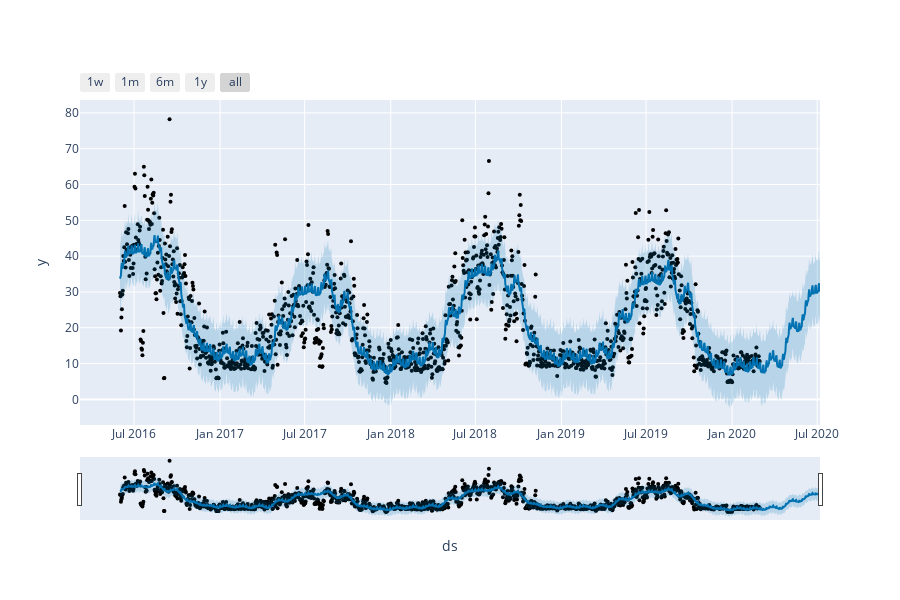
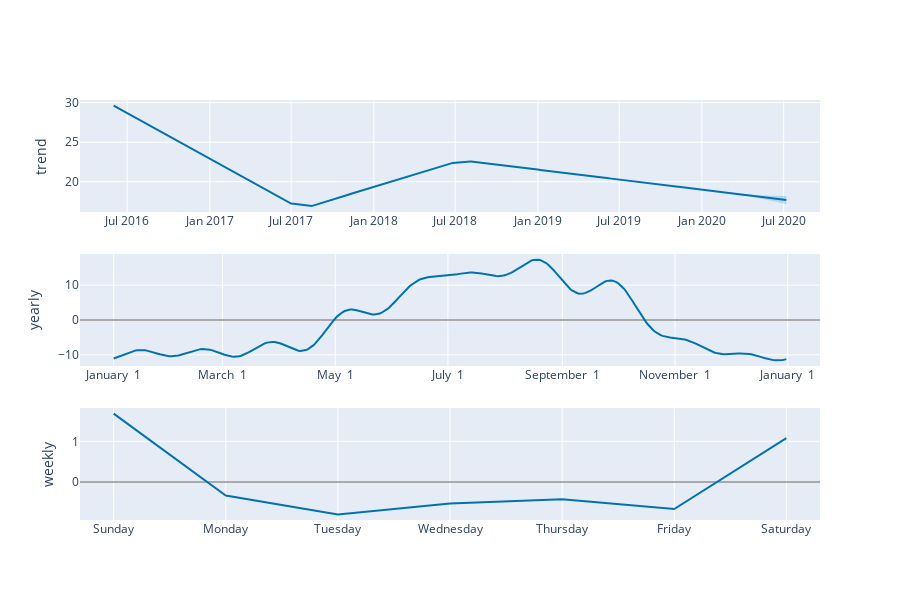
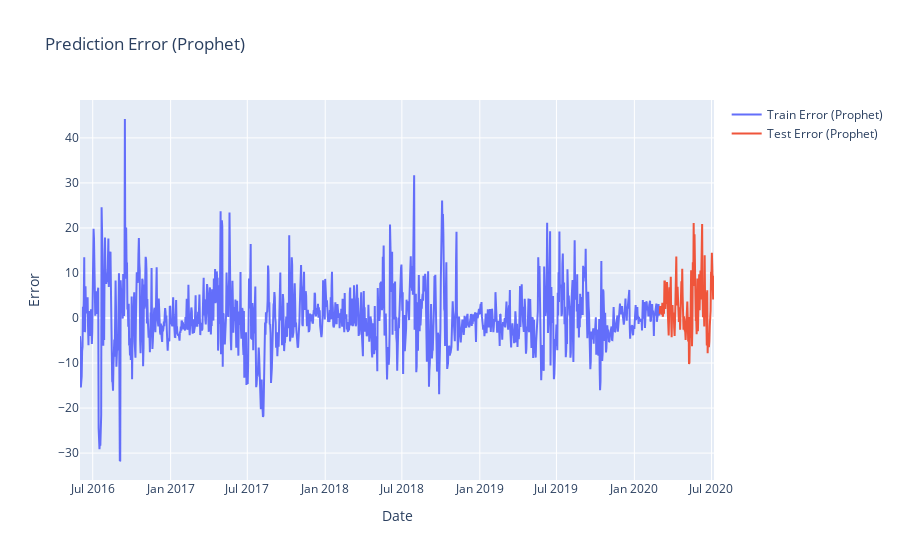

These figures' notebook cell, in order:
### Markdown cell above
**Respuesta:**

### Code cell
from prophet import Prophet
from prophet.plot import plot_plotly, plot_components_plotly

# Paso 1: Instalar y cargar Prophet

# Renombrar las columnas
train_data_prophet = train_data.rename(columns={'date': 'ds', 'Energy_kWh': 'y'})
test_data_prophet = test_data.rename(columns={'date': 'ds', 'Energy_kWh': 'y'})

# Paso 2: Crear y ajustar el modelo Prophet
model = Prophet()
model.fit(train_data_prophet)

# Preparar el dataset de predicciones
future = model.make_future_dataframe(periods=len(test_data_prophet))
forecast = model.predict(future)

# Paso 3: Graficar las predicciones y las componentes del modelo Prophet
fig1 = plot_plotly(model, forecast)
fig1.show()

fig2 = plot_components_plotly(model, forecast)
fig2.show()

# Paso 4: Calcular el MAE de la predicción en el conjunto de entrenamiento y de prueba
forecast_train = forecast[forecast['ds'].isin(train_data_prophet['ds'])]
forecast_test = forecast[forecast['ds'].isin(test_data_prophet['ds'])]

mae_train_prophet = mean_absolute_error(train_data_prophet['y'], forecast_train['yhat'])
mae_test_prophet = mean_absolute_error(test_data_prophet['y'], forecast_test['yhat'])

print(f'MAE Train (Prophet): {mae_train_prophet}')
print(f'MAE Test (Prophet): {mae_test_prophet}')

# Paso 5: Graficar el error
train_data_prophet['yhat'] = forecast_train['yhat'].values
test_data_prophet['yhat'] = forecast_test['yhat'].values

train_data_prophet['error'] = train_data_prophet['y'] - train_data_prophet['yhat']
test_data_prophet['error'] = test_data_prophet['y'] - test_data_prophet['yhat']

fig3 = go.Figure()
fig3.add_trace(go.Scatter(x=train_data_prophet['ds'], y=train_data_prophet['error'], mode='lines', name='Train Error (Prophet)'))
fig3.add_trace(go.Scatter(x=test_data_prophet['ds'], y=test_data_prophet['error'], mode='lines', name='Test Error (Prophet)'))
fig3.update_layout(title='Prediction Error (Prophet)', xaxis_title='Date', yaxis_title='Error')
fig3.show()

### Figure 1 — Plotly figure (JSON) as saved in the notebook; plotly's stock layout.template omitted (floating-point values rounded to 4 significant figures; data arrays with more than 128 entries replaced by an {"elided": "..."} marker saying what was removed)
{"data": [{"marker": {"color": "black", "size": 4}, "mode": "markers", "name": "Actual", "type": "scatter", "x": {"elided": "1369 str values"}, "y": {"elided": "1369 float values"}}, {"hoverinfo": "skip", "line": {"width": 0}, "mode": "lines", "type": "scatter", "x": {"elided": "1498 str values"}, "y": {"elided": "1498 float values"}}, {"fill": "tonexty", "fillcolor": "rgba(0, 114, 178, 0.2)", "line": {"color": "#0072B2", "width": 2}, "mode": "lines", "name": "Predicted", "type": "scatter", "x": {"elided": "1498 str values"}, "y": {"elided": "1498 float values"}}, {"fill": "tonexty", "fillcolor": "rgba(0, 114, 178, 0.2)", "hoverinfo": "skip", "line": {"width": 0}, "mode": "lines", "type": "scatter", "x": {"elided": "1498 str values"}, "y": {"elided": "1498 float values"}}], "layout": {"height": 600, "showlegend": false, "width": 900, "xaxis": {"rangeselector": {"buttons": [{"count": 7, "label": "1w", "step": "day", "stepmode": "backward"}, {"count": 1, "label": "1m", "step": "month", "stepmode": "backward"}, {"count": 6, "label": "6m", "step": "month", "stepmode": "backward"}, {"count": 1, "label": "1y", "step": "year", "stepmode": "backward"}, {"step": "all"}]}, "rangeslider": {"visible": true}, "title": {"text": "ds"}, "type": "date"}, "yaxis": {"title": {"text": "y"}}}}

### Figure 2 — Plotly figure (JSON) as saved in the notebook; plotly's stock layout.template omitted (floating-point values rounded to 4 significant figures; data arrays with more than 128 entries replaced by an {"elided": "..."} marker saying what was removed)
{"data": [{"line": {"color": "#0072B2", "width": 2}, "mode": "lines", "name": "trend", "type": "scatter", "x": {"elided": "1498 str values"}, "xaxis": "x", "y": {"elided": "1498 float values"}, "yaxis": "y"}, {"line": {"color": "rgba(0, 114, 178, 0.2)", "width": 0}, "mode": "lines", "name": "trend_upper", "type": "scatter", "x": {"elided": "1498 str values"}, "xaxis": "x", "y": {"elided": "1498 float values"}, "yaxis": "y"}, {"fill": "tonexty", "fillcolor": "rgba(0, 114, 178, 0.2)", "line": {"color": "rgba(0, 114, 178, 0.2)", "width": 0}, "mode": "lines", "name": "trend_lower", "type": "scatter", "x": {"elided": "1498 str values"}, "xaxis": "x", "y": {"elided": "1498 float values"}, "yaxis": "y"}, {"line": {"color": "#0072B2", "width": 2}, "mode": "lines", "name": "yearly", "type": "scatter", "x": {"elided": "365 str values"}, "xaxis": "x2", "y": {"elided": "365 float values"}, "yaxis": "y2"}, {"line": {"color": "#0072B2", "width": 2}, "mode": "lines", "name": "weekly", "type": "scatter", "x": ["2017-01-01T00:00:00", "2017-01-02T00:00:00", "2017-01-03T00:00:00", "2017-01-04T00:00:00", "2017-01-05T00:00:00", "2017-01-06T00:00:00", "2017-01-07T00:00:00"], "xaxis": "x3", "y": [1.682, -0.3357, -0.8, -0.5304, -0.4259, -0.6669, 1.077], "yaxis": "y3"}], "layout": {"height": 600, "showlegend": false, "width": 900, "xaxis": {"anchor": "y", "domain": [0, 1], "range": ["2016-03-18T03:36:00", "2020-09-19T20:24:00"], "type": "date"}, "xaxis2": {"anchor": "y2", "domain": [0, 1], "range": ["2016-12-13T18:54:02.958904", "2018-01-18T11:04:57.863013"], "tickformat": "%B %e", "type": "date"}, "xaxis3": {"anchor": "y3", "domain": [0, 1], "range": ["2016-12-31T16:48:00", "2017-01-07T07:12:00"], "tickformat": "%A", "type": "date"}, "yaxis": {"anchor": "x", "domain": [0.7333, 1], "rangemode": "normal", "title": {"text": "trend"}, "zerolinecolor": "#AAA"}, "yaxis2": {"anchor": "x2", "domain": [0.3667, 0.6333], "title": {"text": "yearly"}, "zerolinecolor": "#AAA"}, "yaxis3": {"anchor": "x3", "domain": [0, 0.2667], "title": {"text": "weekly"}, "zerolinecolor": "#AAA"}}}

### Figure 3 — Plotly figure (JSON) as saved in the notebook; plotly's stock layout.template omitted (floating-point values rounded to 4 significant figures; data arrays with more than 128 entries replaced by an {"elided": "..."} marker saying what was removed)
{"data": [{"mode": "lines", "name": "Train Error (Prophet)", "type": "scatter", "x": {"elided": "1369 str values"}, "y": {"elided": "1369 float values"}}, {"mode": "lines", "name": "Test Error (Prophet)", "type": "scatter", "x": {"elided": "129 str values"}, "y": {"elided": "129 float values"}}], "layout": {"title": {"text": "Prediction Error (Prophet)"}, "xaxis": {"title": {"text": "Date"}}, "yaxis": {"title": {"text": "Error"}}}}
